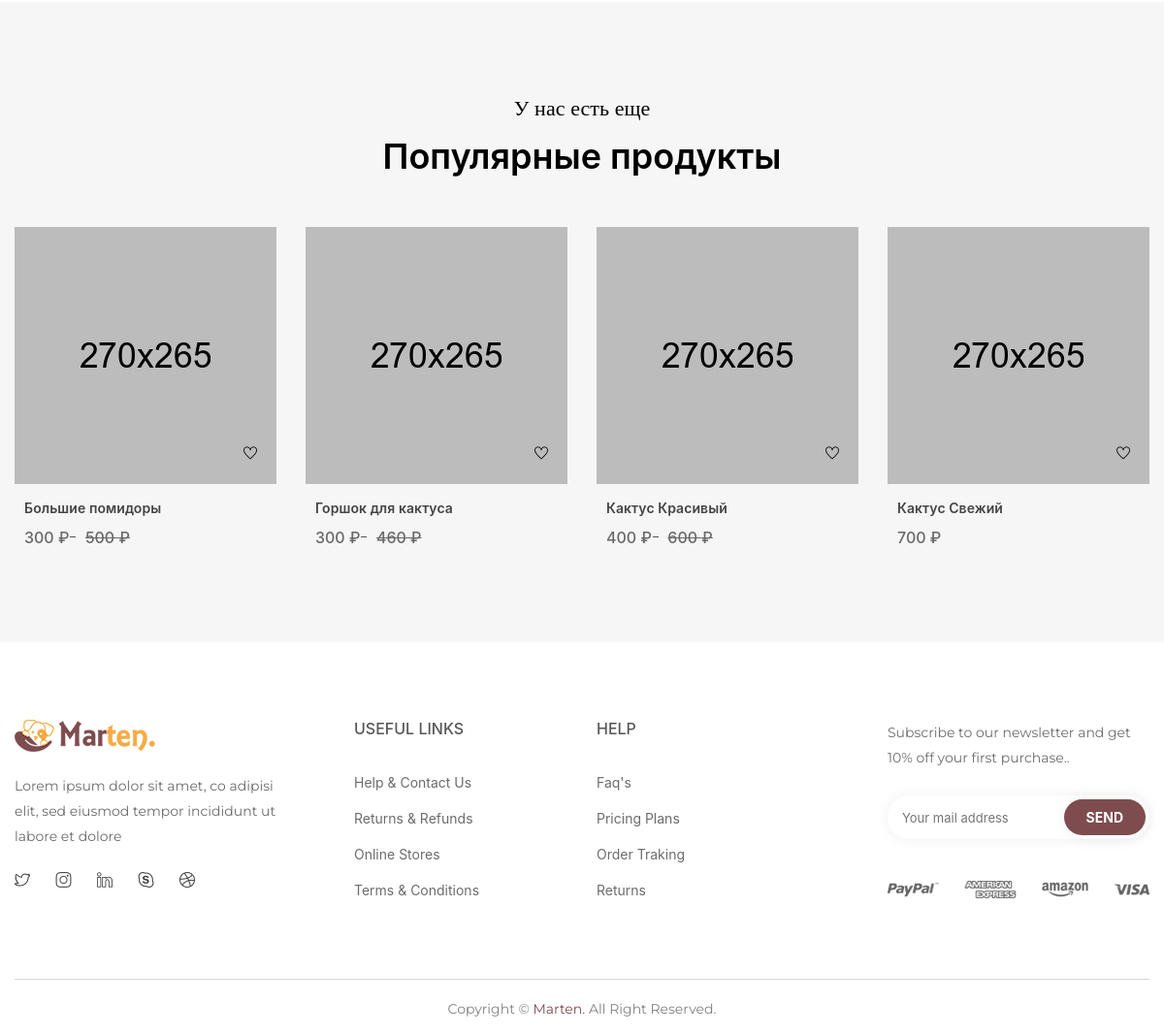
Before: /product/3 (lower part) with the older database file.
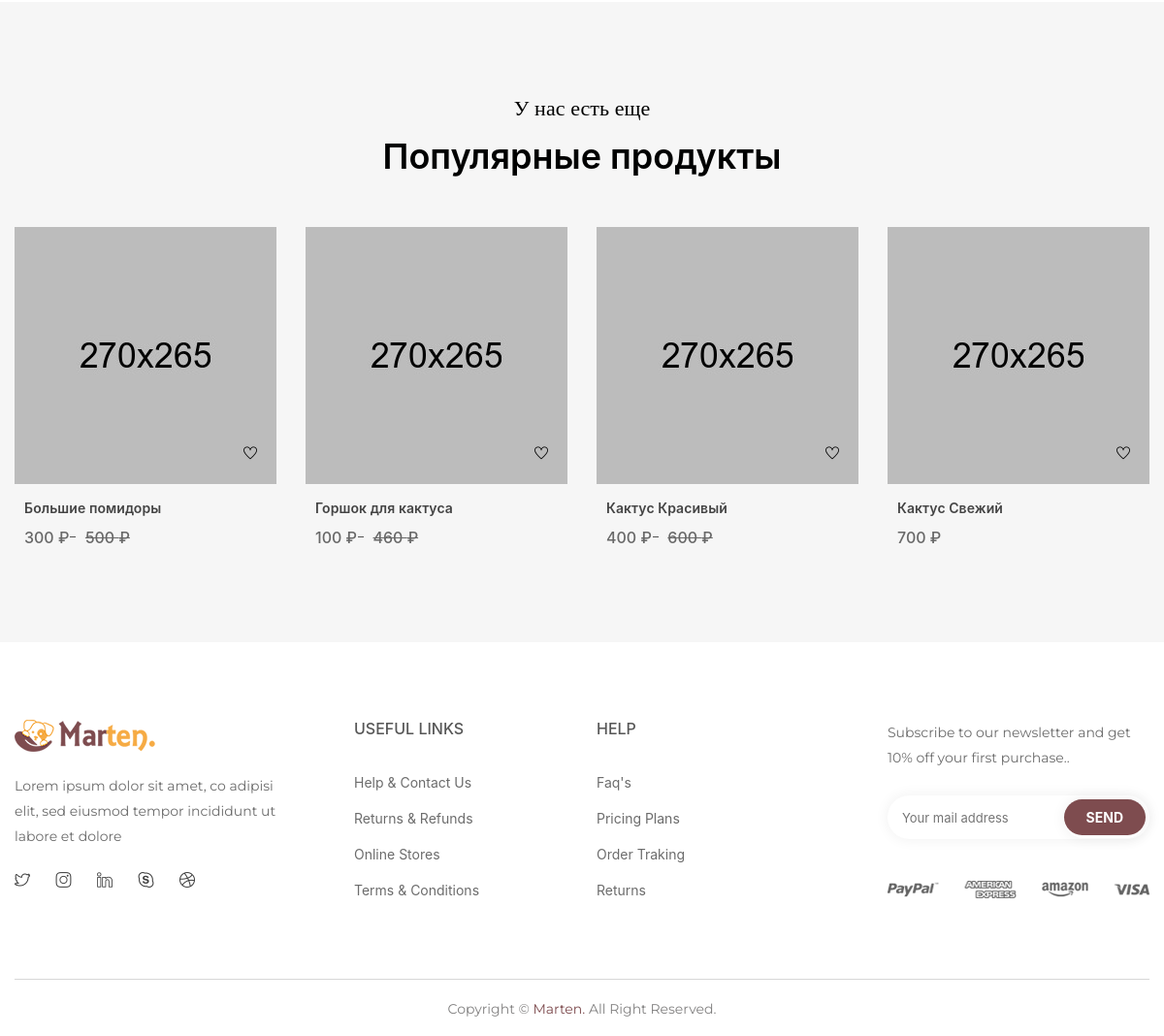
After: the same page with the newer database file.
### main/models.py (models this page shows)
class Product(models.Model):
    class Meta:
        verbose_name = 'Продукт'
        verbose_name_plural = 'Продукты'
    name = models.CharField(verbose_name='Наименование', max_length=155)
    categories = models.ForeignKey(Categories, verbose_name='Категория', on_delete=models.PROTECT)
    photo = models.ImageField(verbose_name='Фотография', upload_to='photo/products/%Y/%m/%d/')
    old_price = models.IntegerField(verbose_name='Старая цена', default=0)
    price = models.IntegerField(verbose_name='Актуальная цена')
    description = models.TextField(verbose_name='Краткое описание продукта(300 символов)', default=' ', max_length=300)
    full_text = models.TextField(verbose_name='Полное описание продукта', default=' ')
    count_product = models.IntegerField(verbose_name='Остаток продукции', )
    is_active = models.BooleanField(verbose_name='Опубликовано')
    popular = models.BooleanField(verbose_name='Отображение на главной странице(может быть кратное 4)', default=False)
    product_of_the_day = models.BooleanField(verbose_name='Товар дня(может быть только один)', default=False)

### main/views.py (the view)
# urls.py: path('product/<int:pk>', show_products, name='product'),
def show_products(req, pk):
    data = {
        'products': Product.objects.filter(id=pk),
        'popular_product': Product.objects.order_by('name')
    }
    return render(req, 'main/products.html', data)

### main/models.py (called while the page is built)
    def __str__(self):
        return self.name

### main/templates/main/products.html (shortened to what the changed rows need)
{% load static %}
<!doctype html>
<html class="no-js" lang="zxx">
    <head>
        <link rel="stylesheet" href='{% static "main/css/style.css" %}' type="text/css" />
        <link rel="stylesheet" href="{% static 'main/css/jquery-ui.css' %}">
        <link rel="stylesheet" href="{% static 'main/css/bootstrap.min.css' %}">
        <link rel="stylesheet" href="{% static 'main/css/meanmenu.min.css' %}">
        <link rel="stylesheet" href="{% static 'main/css/owl.carousel.min.css' %}">
        <link rel="stylesheet" href="{% static 'main/css/responsive.css' %}">
        <link rel="stylesheet" href="{% static 'main/css/simple-line-icons.css' %}">
        <link rel="stylesheet" href="{% static 'main/css/slick.css' %}">
        <link rel="stylesheet" href="{% static 'main/css/themify-icons.css' %}">
    </head>
    <body>
        <div class="related-product-area pt-95 pb-80 gray-bg">
            <div class="container">
                <div class="section-title text-center mb-55">
                    <h2>Популярные продукты</h2>
                </div>
                <div class="related-product-active owl-carousel">
                    {% for product in popular_product %}
                    <div class="product-wrapper">
                        <div class="product-img">
                            <a href="product-details.html">
                                <img src="{% static 'main/img/product/product-9.jpg' %}" alt="">
                            </a>
                            <div class="product-action-wishlist">
                                <a title="Wishlist" href="#">
                                    <i class="ti-heart"></i>
                                </a>
                            </div>
                        </div>
                        <div class="product-content">
                            <h4><a href="product-details.html">{{ product.name }}</a></h4>
                            <div class="product-price">
                                {% if product.old_price != 0 %}
                                    <span class="new">{{ product.price }} ₽</span>
                                    <span class="old">{{ product.old_price }} ₽</span>
                                {% else %}
                                    <span class="new">{{ product.price }} ₽</span>
                                {% endif %}
                            </div>
                        </div>
                    </div>
                    {% endfor %}
                </div>
            </div>
        </div>
    </body>
</html>

Changed rows visible on the page:
changed Product "Горшок для кактуса": price "300" → "100"
